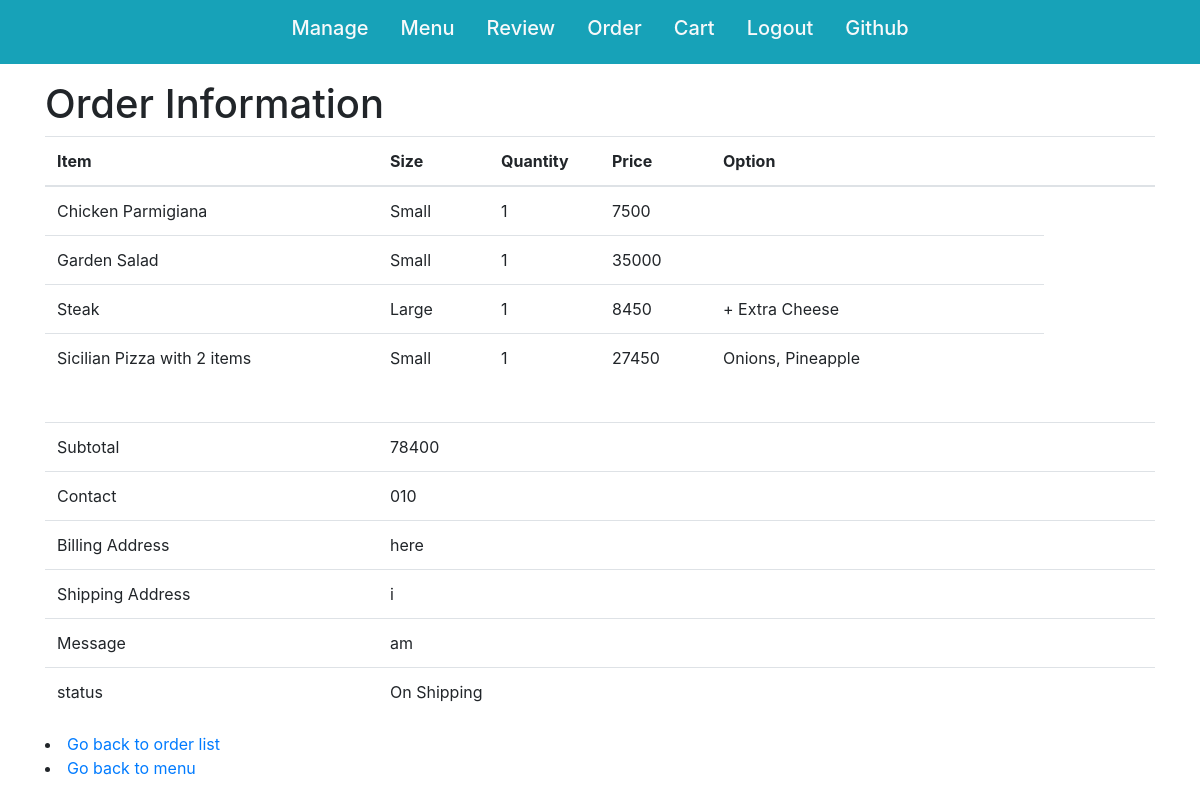
The page /user/order/30 (signed in) on the database its author committed.
### orders/models.py (models this page shows, shortened)
class OrderItem(models.Model):
    user = models.ForeignKey(User, on_delete=models.CASCADE)
    item = models.ForeignKey(Item, on_delete=models.CASCADE)
    quantity = models.IntegerField(default=1)
    toppings = models.ManyToManyField(Topping, blank=True, related_name='orders') # For pizza
    extra = models.BooleanField(default=False) # For sub
    price = models.IntegerField(default=0)

class Item(models.Model):
    category = models.ForeignKey(Category, on_delete=models.CASCADE)
    name = models.CharField(max_length=64)
    S = 'Small'
    L = 'Large'
    SIZE_CHOICES = (
        (S, 'Small'),
        (L, 'Large')
    )
    size = models.CharField(max_length=8, choices=SIZE_CHOICES, blank=True)
    price = models.IntegerField(blank=True, default=0) # Blankable for Toppings

class Pizza(Item):
    REGULAR = 'Regular'
    SICILIAN = 'Sicilian'
    CRUST_CHOICES = (
        (REGULAR, 'Regular'),
        (SICILIAN, 'Sicilian')
    )
    crust = models.CharField(max_length=8, choices=CRUST_CHOICES)
    max_toppings = models.IntegerField(default=0)

class Topping(Item):
    """Define toppings."""

class Order(models.Model):
    user = models.ForeignKey(User, on_delete=models.CASCADE, related_name='order')
    items = models.ManyToManyField(OrderItem, related_name='order')
    subtotal = models.IntegerField('Shipment Total', default=0)
    order_time = models.DateTimeField('Order placed', default=timezone.now)
    contact = models.CharField(max_length=100)
    billing_address = models.CharField(max_length=100)
    shipping_address = models.CharField(max_length=100)
    message = models.CharField(max_length=50, blank=True)
    ORDERED = 'Ordered'
    SHIPPING = 'On Shipping'
    DELIVERED = 'Delivered'
    STATUS_CHOCIES = (
        (ORDERED, 'Ordered'),
        (SHIPPING, 'On Shipping'),
        (DELIVERED, 'Delivered')
    )
    status = models.CharField(max_length=16, choices=STATUS_CHOCIES, default=ORDERED)
    recieved = models.BooleanField(default=False)

### orders/views.py (the view)
# urls.py: path('user/order/<int:pk>', login_required(views.OrderDetail.as_view(), login_url='/login'), name='order_detail'),
class OrderDetail(DetailView):
    model = Order
    def get_object(self):
        order = Order.objects.get(pk=self.kwargs['pk'], user=self.request.user)
        return order

### orders/templates/orders/order_detail.html
{% extends "base_orders.html" %}
{% block content %}
{% if order %}
<h1>Order Information</h1>
<table class="table">
    <colgroup>
        <col width="30%">
        <col width="10%">
        <col width="10%">
        <col width="10%">
        <col width="30%">
        <col width="10%">
    </colgroup>
    <thread>
        <tr>
            <th>Item</th>
            <th>Size</th>
            <th>Quantity</th>
            <th>Price</th>
            <th>Option</th>
            <td></td>
        </tr>
    </thread>
    <tbody>
        {% for item in order.items.all %}
        <tr>
            <td>{% if item.item.pizza.crust %}{{ item.item.pizza.crust}} Pizza with {% endif %}
                {{ item.item.name }}</td>
            <td>{{ item.item.size }}</td>
            <td>{{ item.quantity }}</td>
            <td>{{ item.price }}</td>
            <td>{% if item.toppings.count > 0 %}
                    {% for topping in item.toppings.all %}
                        {% if forloop.last %}
                            {{ topping.name }}
                        {% else %}
                            {{ topping.name }},
                        {% endif %}
                    {% endfor %}
                    {% elif item.extra %}
                        + Extra Cheese
                {% endif %}</td>
        </tr>
        {% endfor %}
    </tbody>
</table>
<br>
<table class="table">
    <colgroup>
        <col width="30%">
        <col width="70%">
    </colgroup>
    <tbody>
        <tr>
            <td>Subtotal</td>
            <td>{{ order.subtotal }}</td>
        </tr>
        <tr>
            <td>Contact</td>
            <td>{{ order.contact }}</td>
        </tr>
        <tr>
            <td>Billing Address</td>
            <td>{{ order.billing_address }}</td>
        </tr>
        <tr>
            <td>Shipping Address</td>
            <td>{{ order.shipping_address }}</td>
        </tr>
        <tr>
            <td>Message</td>
            <td>{{ order.message }}</td>
        </tr>
        <tr>
            <td>status</td>
            <td>{{ order.status }}</td>
        </tr>
    </tbody>
</table>
{% endif %}
<li><a href="{% url 'order_list' %}">Go back to order list</a></li>
<li><a href="{% url 'index' %}">Go back to menu</a></li>
{% endblock %}

### rows shown on the page
OrderItem: item.name "Chicken Parmigiana", item.size "Small", quantity "1", price "7500"
OrderItem: item.name "Garden Salad", item.size "Small", quantity "1", price "35000"
OrderItem: item.name "Steak", item.size "Large", quantity "1", price "8450", extra "+ Extra Cheese"
OrderItem: item.pizza.crust "Sicilian", item.name "2 items", item.size "Small", quantity "1", price "27450"
Topping: name "Onions"
Topping: name "Pineapple"
Order: subtotal "78400", contact "010", billing_address "here", shipping_address "i", message "am", status "On Shipping"
